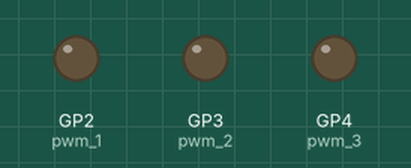
A program run on a simulated Raspberry Pi Pico running MicroPython. Shown: output pins drawn as LEDs (lit = HIGH).

Above: at 0.05 s.
At 0.9 s:
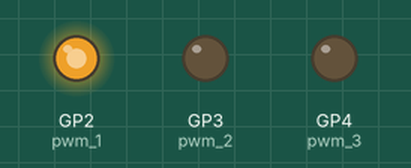
At 1.8 s:
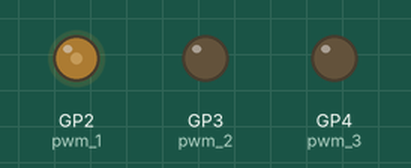
At 3.55 s:
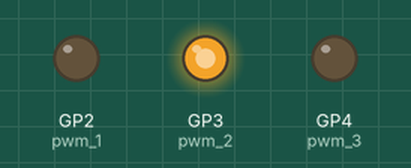
At 5.65 s:
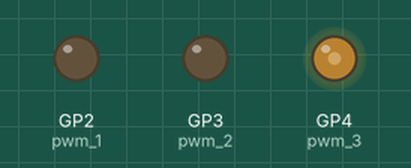
At 7.1 s:
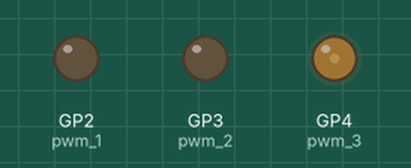
Timing chart, 0 to 10.2 s (numbered marks = the images above):
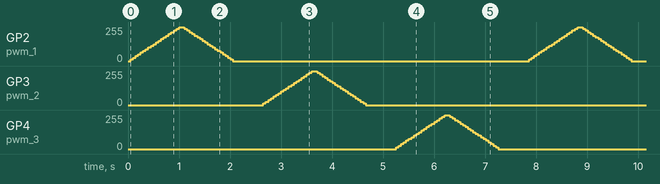

The program:

pwm3leds.py
```python
from machine import Pin, PWM
import time

# Define the GPIO pins connected to the LEDs
LED_PIN_1 = 2
LED_PIN_2 = 3
LED_PIN_3 = 4

# Initialize PWM for each LED
# The frequency (e.g., 1000Hz) should be set for each PWM object
pwm_1 = PWM(Pin(LED_PIN_1))
pwm_2 = PWM(Pin(LED_PIN_2))
pwm_3 = PWM(Pin(LED_PIN_3))

# Set the frequency for each PWM channel (optional, but good practice)
pwm_1.freq(1000)
pwm_2.freq(1000)
pwm_3.freq(1000)

# Function to set the brightness of an LED (0-100%)
def set_brightness(pwm_object, brightness_percent):
    if not (0 <= brightness_percent <= 100):
        raise ValueError("Brightness percentage must be between 0 and 100.")
    # Map the percentage to a 16-bit duty cycle value (0-65535)
    duty_cycle = int(brightness_percent / 100 * 65535)
    pwm_object.duty_u16(duty_cycle)

# Example usage:
try:
    while True:
        #LED 1 breathing effect
        for i in range(0, 101, 5):
            set_brightness(pwm_1, i)
            time.sleep(0.05)

        for i in range(100, -1, -5):
            set_brightness(pwm_1, i)
            time.sleep(0.05)
        time.sleep(0.5)

        #LED 2 breathing effect
        for i in range(0, 101, 5):
            set_brightness(pwm_2, i)
            time.sleep(0.05)

        for i in range(100, -1, -5):
            set_brightness(pwm_2, i)
            time.sleep(0.05)
        time.sleep(0.5)

        #LED 3 breathing effect
        for i in range(0, 101, 5):
            set_brightness(pwm_3, i)
            time.sleep(0.05)

        for i in range(100, -1, -5):
            set_brightness(pwm_3, i)
            time.sleep(0.05)
        time.sleep(0.5)


except KeyboardInterrupt:
    # Turn off all LEDs on exit
    set_brightness(pwm_1, 0)
    set_brightness(pwm_2, 0)
    set_brightness(pwm_3, 0)
    pwm_1.deinit()
    pwm_2.deinit()
    pwm_3.deinit()
    print("Program terminated and LEDs turned off.")
```
